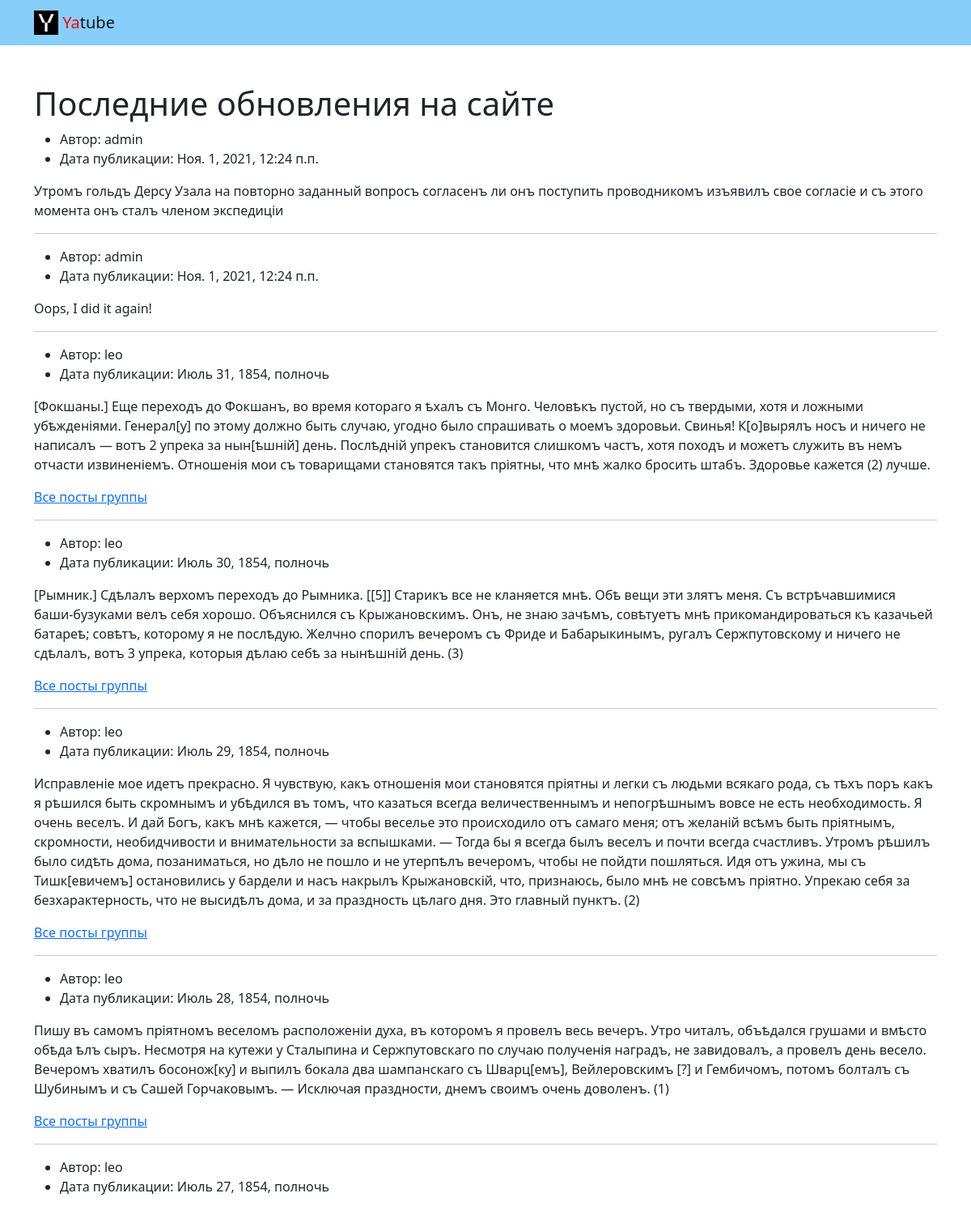
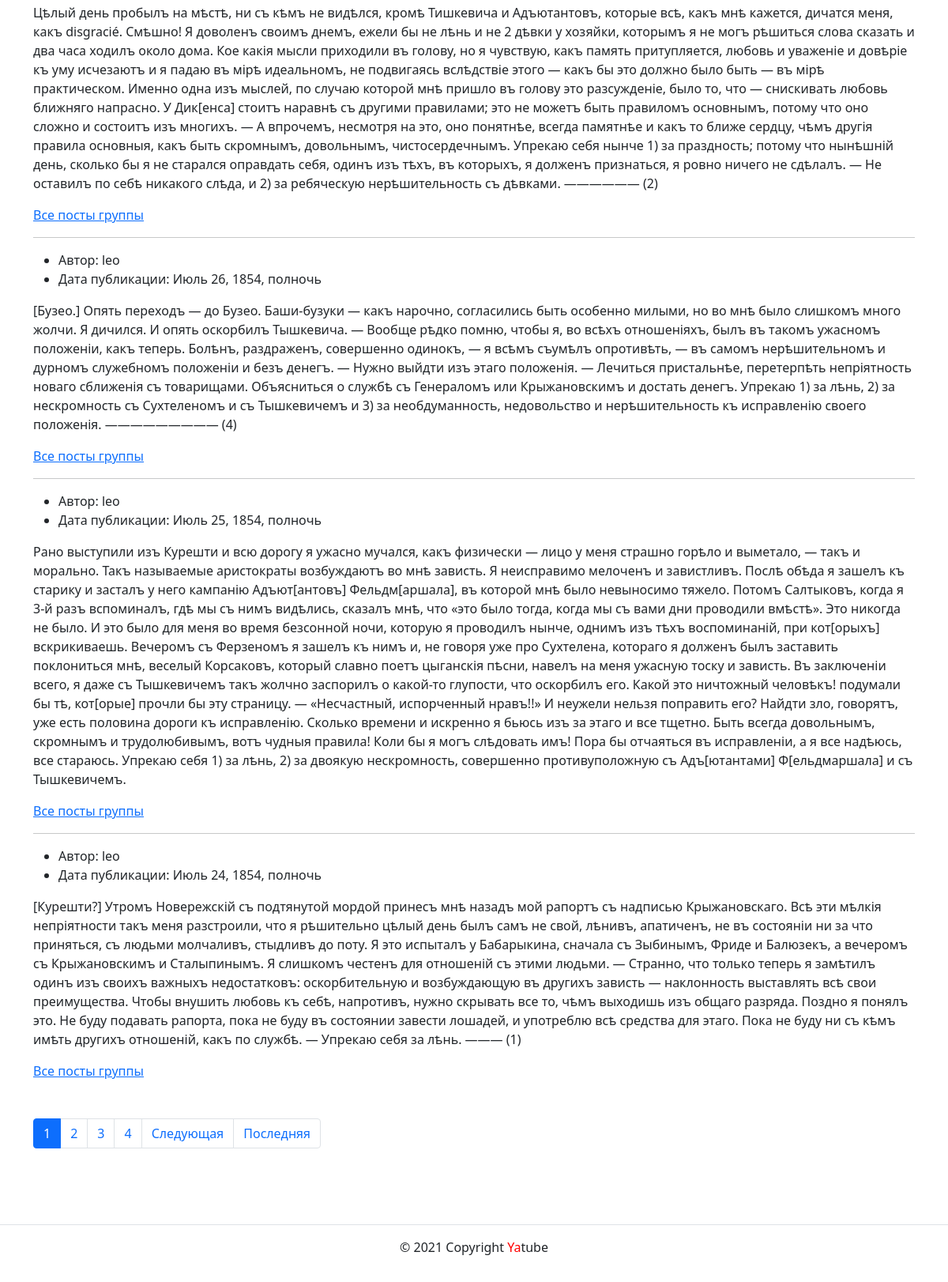
The page / on the database its author committed (2 pictures, top to bottom).
### posts/models.py (models this page shows, shortened)
class Post(models.Model):
    text = models.TextField()
    pub_date = models.DateTimeField(auto_now_add=True)
    author = models.ForeignKey(
        User,
        on_delete=models.CASCADE,
        related_name='posts'
    )
    group = ForeignKey(
        Group,
        on_delete=models.SET_NULL,
        related_name='posts',
        blank=True, null=True
    )

### posts/views.py (the view)
# urls.py: path('', views.index, name='index'),
def index(request):
    template = 'posts/index.html'
    page_title = 'Главная страница Yatube'
    title = 'Последние обновления на сайте'
    posts = Post.objects.order_by('-pub_date')
    paginator = Paginator(posts, 10)
    page_number = request.GET.get('page')
    page_obj = paginator.get_page(page_number)
    context = {
        'posts': page_obj,
        'title': title,
        'page_title': page_title,
    }
    return render(request, template, context)

### core/context_processors/year.py (called while the page is built)
def year(request):
    cur_year = dt.now().year
    return {
        'year': cur_year
    }

### templates/posts/index.html
{% extends 'base.html' %}
    {% block content %}
      <div class="container py-5">
        <h1>{{ title }}</h1>
        {% for post in posts %}
        <article>
          <ul>
            <li>
              Автор: {{ post.author }}
            </li>
            <li>
              Дата публикации: {{ post.pub_date }}
            </li>
          </ul>
          <p>
            {{ post.text|safe }}
          </p>
          {% if post.group is not None %}
          <p>
          <a href="{% url 'groups:group_list' post.group.slug %}">Все посты группы</a>
          </p>
          {% endif %}
        </article>
          {% if not forloop.last %}
            <hr>
          {% endif %}
        {% endfor %}
        {% include 'includes/paginator.html' %}
      </div>
  {% endblock content %}

### templates/base.html (shortened to what this page needs)
{% load static %}
<!DOCTYPE html>
<html lang="ru">
<head>
    {% include 'includes/head.html' %}
</head>
<body>
    {% include 'includes/header.html' %}
    <main>
        {% block content %}{% endblock content %}
    </main>
    {% include 'includes/footer.html' %}
</body>
</html>

### templates/includes/head.html (shortened to what this page needs)
{% load static %}
{% block style %}
    <link rel="stylesheet" href="{% static 'css/bootstrap.min.css' %}">
{% endblock style %}

### templates/includes/header.html (shortened to what this page needs)
{% load static %}
<header>
  <nav class="navbar navbar-light" style="background-color: lightskyblue">
    <div class="container">
      <a class="navbar-brand" href="{% url 'posts:index' %}">
        <img src="{% static 'img/logo.png' %}" width="30" height="30" class="d-inline-block align-top" alt="">
        <span style="color:red">Ya</span>tube</a>
    </div>
  </nav>
</header>

### templates/includes/paginator.html (shortened to what this page needs)
{% if posts.has_other_pages %}
<nav aria-label="Page navigation" class="my-5">
  <ul class="pagination">
    {% for i in posts.paginator.page_range %}
        {% if posts.number == i %}
          <li class="page-item active">
            <span class="page-link">{{ i }}</span>
          </li>
        {% else %}
          <li class="page-item">
            <a class="page-link" href="?page={{ i }}">{{ i }}</a>
          </li>
        {% endif %}
    {% endfor %}
    {% if posts.has_next %}
      <li class="page-item">
        <a class="page-link" href="?page={{ posts.next_page_number }}">
          Следующая
        </a>
      </li>
      <li class="page-item">
        <a class="page-link" href="?page={{ posts.paginator.num_pages }}">
          Последняя
        </a>
      </li>
    {% endif %}
  </ul>
</nav>
{% endif %}

### templates/includes/footer.html
<footer class="border-top text-center py-3">
    <p>© {{ year }} Copyright <span style="color:red">Ya</span>tube</p>
</footer>

### rows shown on the page
Post: author "admin", pub_date "Ноя. 1, 2021, 12:24 п.п.", text "Утромъ гольдъ Дерсу Узала на повторно заданный вопросъ согласенъ ли онъ поступить проводникомъ изъявилъ свое согласіе и съ этого момента онъ сталъ членом экспедиціи"
Post: author "admin", pub_date "Ноя. 1, 2021, 12:24 п.п.", text "Oops, I did it again!"
Post: author "leo", pub_date "Июль 31, 1854, полночь", text "[Фокшаны.] Еще переходъ до Фокшанъ, во время котораго я ѣхалъ съ Монго. Человѣкъ пустой, но съ твердыми, хотя и ложными убѣжденіями. Генерал[у] по этому должно быть случаю, угодно было спрашивать о моемъ здоровьи. Свинья! К[о]вырялъ носъ и ничего не написалъ — вотъ 2 упрека за нын[ѣшній] день. Послѣдній упрекъ становится слишкомъ частъ, хотя походъ и можетъ служить въ немъ отчасти извиненіемъ. Отношенія мои съ товарищами становятся такъ пріятны, что мнѣ жалко бросить штабъ. Здоровье кажется (2) лучше.", shows "Все посты группы"
Post: author "leo", pub_date "Июль 30, 1854, полночь", text "[Рымник.] Сдѣлалъ верхомъ переходъ до Рымника. [[5]] Старикъ все не кланяется мнѣ. Обѣ вещи эти злятъ меня. Съ встрѣчавшимися баши-бузуками велъ себя хорошо. Объяснился съ Крыжановскимъ. Онъ, не знаю зачѣмъ, совѣтуетъ мнѣ прикомандироваться къ казачьей батареѣ; совѣтъ, которому я не послѣдую. Желчно спорилъ вечеромъ съ Фриде и Бабарыкинымъ, ругалъ Сержпутовскому и ничего не сдѣлалъ, вотъ 3 упрека, которыя дѣлаю себѣ за нынѣшній день. (3)", shows "Все посты группы"
Post: author "leo", pub_date "Июль 29, 1854, полночь", text "Исправленіе мое идетъ прекрасно. Я чувствую, какъ отношенія мои становятся пріятны и легки съ людьми всякаго рода, съ тѣхъ поръ какъ я рѣшился быть скромнымъ и убѣдился въ томъ, что казаться всегда величественнымъ и непогрѣшнымъ вовсе не есть необходимость. Я очень веселъ. И дай Богъ, какъ мнѣ кажется, — чтобы веселье это происходило отъ самаго меня; отъ желаній всѣмъ быть пріятнымъ, скромности, необидчивости и внимательности за вспышками. — Тогда бы я всегда былъ веселъ и почти всегда счастливъ. Утромъ рѣшилъ было сидѣть дома, позаниматься, но дѣло не пошло и не утерпѣлъ вечеромъ, чтобы не пойдти пошляться. Идя отъ ужина, мы съ Тишк[евичемъ] остановились у бардели и насъ накрылъ…", shows "Все посты группы"
Post: author "leo", pub_date "Июль 28, 1854, полночь", text "Пишу въ самомъ пріятномъ веселомъ расположеніи духа, въ которомъ я провелъ весь вечеръ. Утро читалъ, объѣдался грушами и вмѣсто обѣда ѣлъ сыръ. Несмотря на кутежи у Сталыпина и Сержпутовскаго по случаю полученія наградъ, не завидовалъ, а провелъ день весело. Вечеромъ хватилъ босонож[ку] и выпилъ бокала два шампанскаго съ Шварц[емъ], Вейлеровскимъ [?] и Гембичомъ, потомъ болталъ съ Шубинымъ и съ Сашей Горчаковымъ. — Исключая праздности, днемъ своимъ очень доволенъ. (1)", shows "Все посты группы"
Post: author "leo", pub_date "Июль 27, 1854, полночь", text "Цѣлый день пробылъ на мѣстѣ, ни съ кѣмъ не видѣлся, кромѣ Тишкевича и Адъютантовъ, которые всѣ, какъ мнѣ кажется, дичатся меня, какъ disgracié. Смѣшно! Я доволенъ своимъ днемъ, ежели бы не лѣнь и не 2 дѣвки у хозяйки, которымъ я не могъ рѣшиться слова сказать и два часа ходилъ около дома. Кое какія мысли приходили въ голову, но я чувствую, какъ память притупляется, любовь и уваженіе и довѣріе къ уму исчезаютъ и я падаю въ мірѣ идеальномъ, не подвигаясь вслѣдствіе этого — какъ бы это должно было быть — въ мірѣ практическом. Именно одна изъ мыслей, по случаю которой мнѣ пришло въ голову это разсужденіе, было то, что — снискивать любовь ближняго напрасно. У Дик[енса] стоитъ наравнѣ съ другими…", shows "Все посты группы"
Post: author "leo", pub_date "Июль 26, 1854, полночь", text "[Бузео.] Опять переходъ — до Бузео. Баши-бузуки — какъ нарочно, согласились быть особенно милыми, но во мнѣ было слишкомъ много жолчи. Я дичился. И опять оскорбилъ Тышкевича. — Вообще рѣдко помню, чтобы я, во всѣхъ отношеніяхъ, былъ въ такомъ ужасномъ положеніи, какъ теперь. Болѣнъ, раздраженъ, совершенно одинокъ, — я всѣмъ съумѣлъ опротивѣть, — въ самомъ нерѣшительномъ и дурномъ служебномъ положеніи и безъ денегъ. — Нужно выйдти изъ этаго положенія. — Лечиться пристальнѣе, перетерпѣть непріятность новаго сближенія съ товарищами. Объясниться о службѣ съ Генераломъ или Крыжановскимъ и достать денегъ. Упрекаю 1) за лѣнь, 2) за нескромность съ Сухтеленомъ и съ Тышкевичемъ и 3) за…", shows "Все посты группы"
Post: author "leo", pub_date "Июль 25, 1854, полночь", text "Рано выступили изъ Курешти и всю дорогу я ужасно мучался, какъ физически — лицо у меня страшно горѣло и выметало, — такъ и морально. Такъ называемые аристократы возбуждаютъ во мнѣ зависть. Я неисправимо мелоченъ и завистливъ. Послѣ обѣда я зашелъ къ старику и засталъ у него кампанію Адъют[антовъ] Фельдм[аршала], въ которой мнѣ было невыносимо тяжело. Потомъ Салтыковъ, когда я 3-й разъ вспоминалъ, гдѣ мы съ нимъ видѣлись, сказалъ мнѣ, что «это было тогда, когда мы съ вами дни проводили вмѣстѣ». Это никогда не было. И это было для меня во время безсонной ночи, которую я проводилъ нынче, однимъ изъ тѣхъ воспоминаній, при кот[орыхъ] вскрикиваешь. Вечеромъ съ Ферзеномъ я зашелъ къ нимъ и, не…", shows "Все посты группы"
Post: author "leo", pub_date "Июль 24, 1854, полночь", text "[Курешти?] Утромъ Новережскій съ подтянутой мордой принесъ мнѣ назадъ мой рапортъ съ надписью Крыжановскаго. Всѣ эти мѣлкія непріятности такъ меня разстроили, что я рѣшительно цѣлый день былъ самъ не свой, лѣнивъ, апатиченъ, не въ состояніи ни за что приняться, съ людьми молчаливъ, стыдливъ до поту. Я это испыталъ у Бабарыкина, сначала съ Зыбинымъ, Фриде и Балюзекъ, а вечеромъ съ Крыжановскимъ и Сталыпинымъ. Я слишкомъ честенъ для отношеній съ этими людьми. — Странно, что только теперь я замѣтилъ одинъ изъ своихъ важныхъ недостатковъ: оскорбительную и возбуждающую въ другихъ зависть — наклонность выставлять всѣ свои преимущества. Чтобы внушить любовь къ себѣ, напротивъ, нужно скрывать все…", shows "Все посты группы"

### other values the page prints
{{ title }} "Последние обновления на сайте"
{{ i }} "1"
{{ i }} "2" "3" "4"
